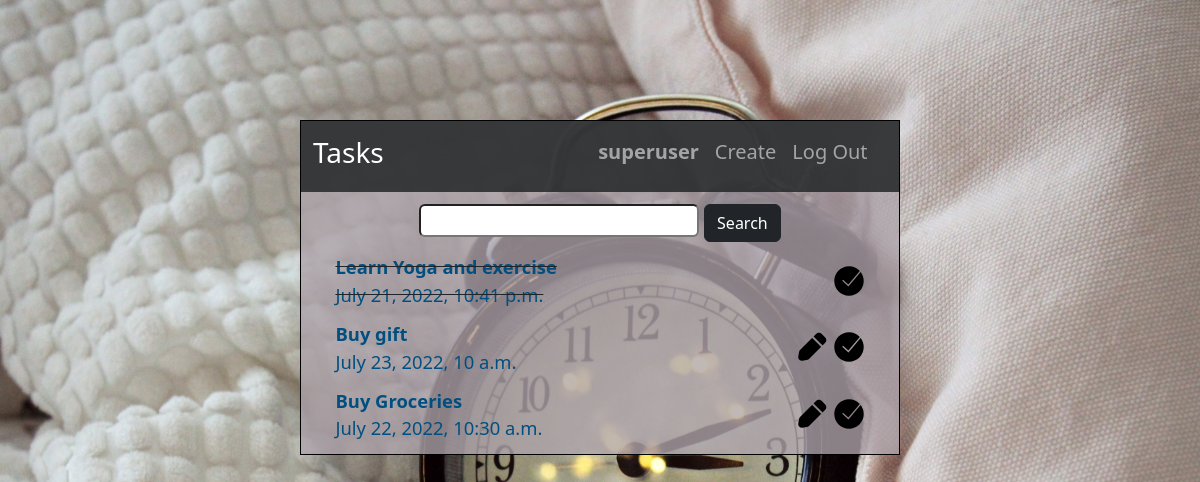
Page / (signed in) on the committed database.
### capstone/models.py (models this page shows, shortened)
class User(AbstractUser):
    pass

class Task(models.Model):
    user = models.ForeignKey(User, on_delete=models.CASCADE, related_name="creator")
    body = models.TextField(blank=False)
    timestamp = models.DateTimeField(auto_now_add=True)
    task_date = models.DateTimeField()
    completion_date = models.DateTimeField(null=True, blank=True)
    complete = models.BooleanField(default=False)

### capstone/views.py (the view)
# urls.py: path("", views.index, name="index"),
def index(request):
    if request.user.is_authenticated:
        tasks = Task.objects.filter(user=request.user)
    else:
        tasks = "Login to create a task."
    return render(request, "capstone/index.html", {
        "tasks": tasks
    })

### capstone/templates/capstone/index.html
{% extends "capstone/layout.html" %}
{% load static %}
{% block body %}
    {% if message %}
        <center><h4>{{ message }}</h4></center>
    {% else %}
        {% if user.is_authenticated %}
            {% if tasks %}
            <form action="{% url 'search' %}">
                <center><input required name="q" autocomplete="off" class="rounded" type="search">
                <button class="btn btn-dark" type="submit">Search</button></center>
            </form>
                {% for task in tasks %}
                    <div class="each-task">
                        {% if task.complete == True %}
                            <div class="text-strike"><a href="/task/{{ task.id }}"><strong>{{ task.body }}</strong><br>{{ task.task_date }}</a></div>
                        {% else %}
                            <div><a href="/task/{{ task.id }}"><strong>{{ task.body }}</strong><br>{{ task.task_date }}</a></div>
                        {% endif %}
                        {% if task.complete == False %}
                            <div class="icons">
                                <a title="Edit task" href="/edit/{{ task.id }}"><img src="/static/capstone/edit.png" alt="edit"></a>
                                <a title="Mark as done" href="/complete/{{ task.id }}"><img src="/static/capstone/check.svg" alt="check"></a>
                            </div>
                        {% else %}
                            <div class="icons">
                                <a title="Unmark as done" href="/complete/{{ task.id }}"><img src="/static/capstone/check.svg" alt="check"></a>
                            </div>
                        {% endif %}
                    </div>
                {% endfor %}
            {% else %}
                <center><h4>No tasks yet. <a href="{% url 'create' %}">Create</a> Task.</h4></center>
            {% endif %}
        {% else %}
            <h4><center><a href="{% url 'login' %}">Login</a> to create a task.</center></h4>
        {% endif %}
    {% endif %}
{% endblock %}

### capstone/templates/capstone/layout.html (shortened to what this page needs)
{% load static %}
<!DOCTYPE html>
<html lang="en">
    <head>
        <link href="https://cdn.jsdelivr.net/npm/bootstrap@5.2.0-beta1/dist/css/bootstrap.min.css" rel="stylesheet">
        <link href="{% static 'capstone/styles.css' %}" rel="stylesheet">
    </head>
    <body>
        <div class="page">
            <nav class="navbar navbar-expand-lg navbar-dark" style="background-color: #272a2ce1;">
                <h3 style="color: white;">Tasks</h3>
                <div class="collapse navbar-collapse" id="collapsibleNavbar">
                <ul class="navbar-nav ms-auto">
                    {% if user.is_authenticated %}
                        <li class="nav-item">
                            <h5><a class="nav-link" href="{% url 'index' %}"><strong>{{ user.username }}</strong></a></h5>
                        </li>
                    {% endif %}
                    {% if user.is_authenticated %}
                        <li class="nav-item">
                            <h5><a class="nav-link" href="{% url 'create' %}">Create</a></h5>
                        </li>
                        <li class="nav-item">
                            <h5><a class="nav-link" href="{% url 'logout' %}">Log Out</a></h5>
                        </li>
                    {% endif %}
                </ul>
                </div>
            </nav>
            <div class="body">
                {% block body %}
                {% endblock %}
            </div>
        </div>
    </body>
</html>

### capstone/static/capstone/styles.css (style rules this page uses)
body { display: flex; justify-content: center; align-items: center; background: center url("/static/capstone/background.jpg") no-repeat fixed; background-size: cover; font-size: 115%; }
.navbar { padding: 0 2% 0 2%; }
.page { width: 50%; height: 50%; margin: 10%; background-color: rgba(175, 164, 172, 0.78); border: 1px solid black; }
.page div { margin: 2%; }
.text-strike { text-decoration: line-through; }
a { text-decoration: none; color: rgb(0, 79, 128); }
.each-task { position: relative; margin: 0; }
.each-task .icons { position: absolute; top: 0px; right: 0px; }

### rows in the picture
User: username "superuser"
Task: body "Learn Yoga and exercise", task_date "July 21, 2022, 10:41 p.m.", complete True (drawn)
Task: body "Buy gift", task_date "July 23, 2022, 10 a.m.", complete False (drawn)
Task: body "Buy Groceries", task_date "July 22, 2022, 10:30 a.m.", complete False (drawn)
